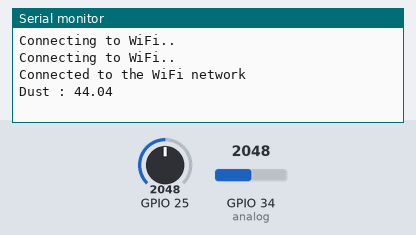
Bench run of a sketch on a simulated ESP32. Shown: the last lines printed to the serial monitor. Inputs (shaded band) come from the test bench; at power-on: GPIO 34 (analog) = 2048, GPIO 25 = 2048. WiFi joins after 1.5 s; servers stay silent unless stated; uploads are accepted with an empty reply.

Above: at 3.2 s.
3.3 s: GPIO 34 (analog) set to 0
At 4.8 s:
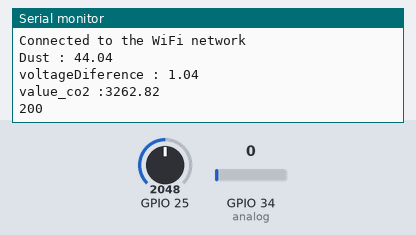
5.1 s: GPIO 25 set to 2866
At 7.56 s:
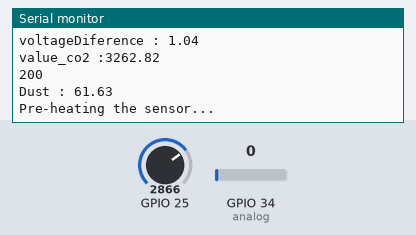

The sketch:

Http_POST_co2_and_dust.ino
```cpp
#include <WiFi.h>
#include <HTTPClient.h>
#include <HttpClient.h>

//#include <Wire.h>


const char* ssid = "SW";
const char* password =  "csid2018!";
const char* serverName = "http://54.167.55.244:5000/";
int value_co2;
int value_dust;
int sensor_number = 1;
int analog = 34;

IPAddress hostIp(54, 167, 55, 244);
int SERVER_PORT = 5000;
WiFiClient client;

void setup() {

  Serial.begin(115200);
  pinMode(25, INPUT);


  WiFi.begin(ssid, password);

  while (WiFi.status() != WL_CONNECTED) { //Check for the connection
    delay(1000);
    Serial.println("Connecting to WiFi..");
  }

  Serial.println("Connected to the WiFi network");

}

void loop() {

  float value_dust = analogRead(25);
  value_dust= value_dust*(22.0 / 1023.0);
  Serial.print("Dust : ");
  Serial.println(value_dust);


 if(WiFi.status()== WL_CONNECTED){   //Check WiFi connection status

     for(int i=0; i<8; i++){
      value_co2+=analogRead(analog);
      delay(200);
     }
     value_co2/=8;
     int adcVal = value_co2;
     float voltage = adcVal*(3.3/4095.0);
    if(voltage == 0)
    {
    Serial.println("A problem has occurred with the sensor.");
    }
    else if(voltage < 0.4)
    {
    Serial.println("Pre-heating the sensor...");
    }
    else
    {

    float voltageDiference=voltage-0.4;
    float value_co2 =(voltageDiference*5000.0)/1.6;
    Serial.print("voltageDiference : ");
    Serial.println(voltageDiference);

    Serial.print("value_co2 :");
    Serial.println(value_co2);

    }
     HTTPClient http;

     http.begin("http://54.167.55.244:5000/");  //Specify destination for HTTP request
     http.addHeader("Content-Type",  "application/x-www-form-urlencoded");             //Specify content-type header

     String httpRequestData = "sensor_number_co2="+String(sensor_number)+"&sensor_number_dust="+String(sensor_number)+"&value_co2="+String(value_co2)+"&value_dust="+String(value_dust);
     int httpResponseCode = http.POST(httpRequestData);   //Send the actual POST request

     if(httpResponseCode>0){

      String response = http.getString();                       //Get the response to the request

      Serial.println(httpResponseCode);   //Print return code
      Serial.println(response);           //Print request answer
      Serial.println("");

     }else{

      Serial.print("Error on sending POST: ");
      Serial.println(httpResponseCode);

     }

     http.end();  //Free resources

 }else{

    Serial.println("Error in WiFi connection");
 }

    delay(2000);  //Send a request every 10 seconds
    //10minute = 600seconds = 600000

}
```

Measured:
- after the input at 3.3 s, the serial monitor: prints a new line after 0.30 s (image 1)
- after the input at 5.1 s, the serial monitor: prints a new line after 0.70 s (image 2)
